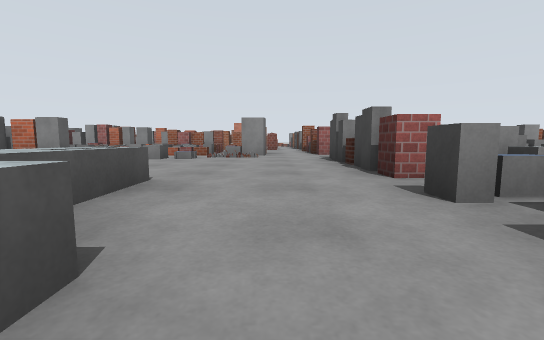
[1] (above)

20 first-person views from a walk through a robot-simulator world made for Gazebo. The camera is 0.72 m above the floor, tilts 6° down and sees 90° across. The floor is counted in squares, 2 m on a side. Each view is taken from the middle of a square. On the plan, view 1 faces up. The plan holds only what a view shows up to about 9 squares ahead; the rest is blank. The place goes on beyond the plan. Surface patterns are stand-ins for the level's own textures.

[2]
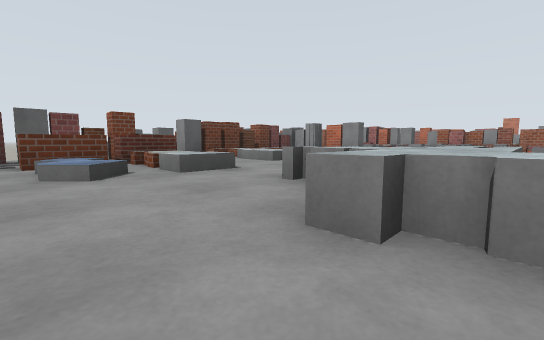

[3]
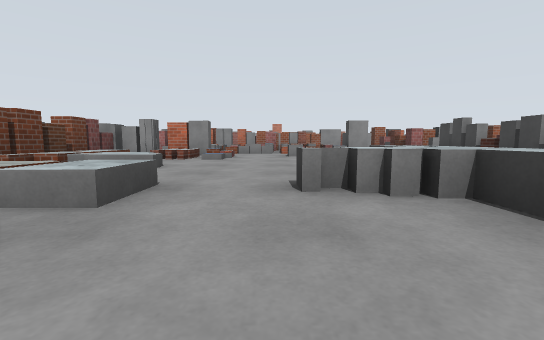

[4]
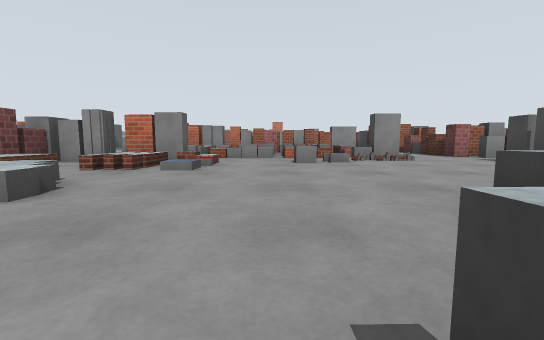

[5]
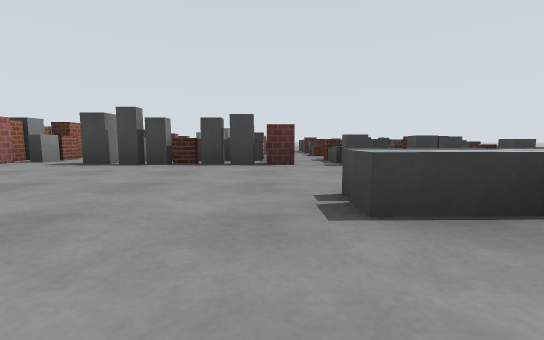

[6]
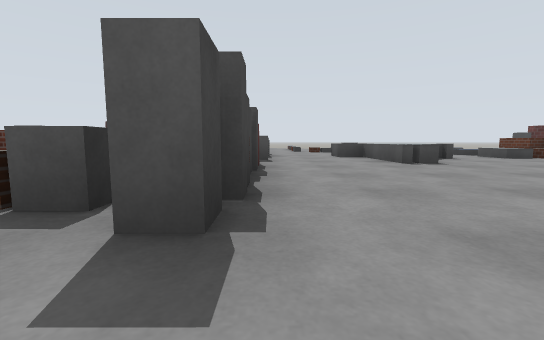

[7]
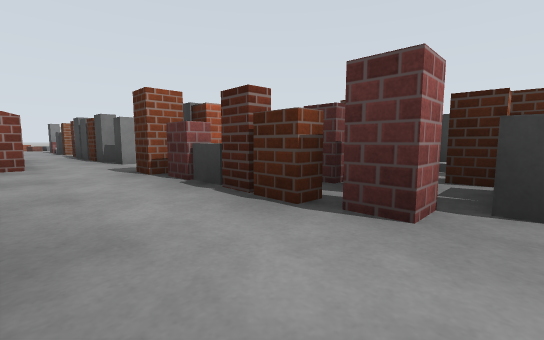

[8]
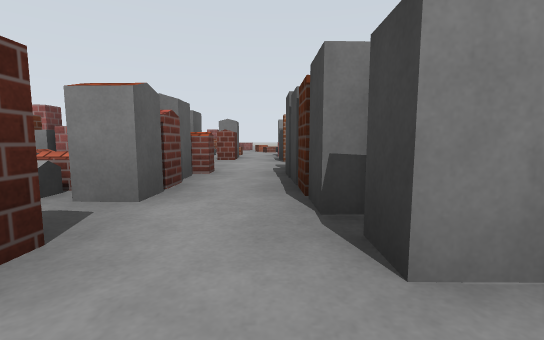

[9]
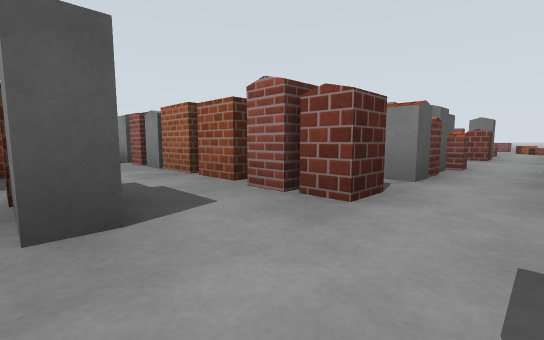

[10]
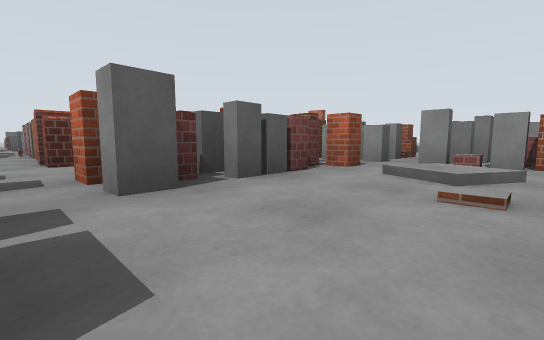

[11]
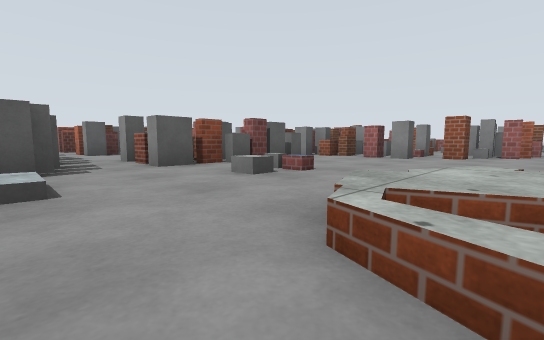

[12]
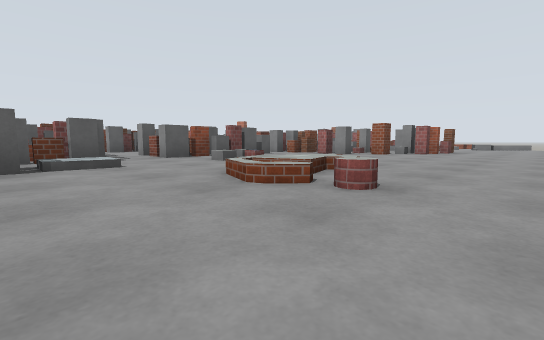

[13]
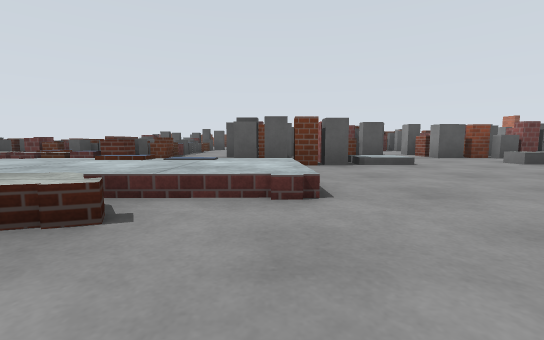

[14]
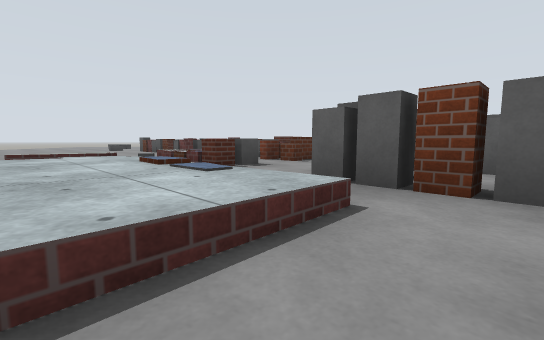

[15]
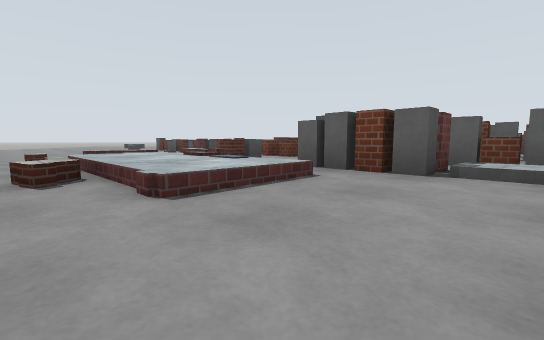

[16]
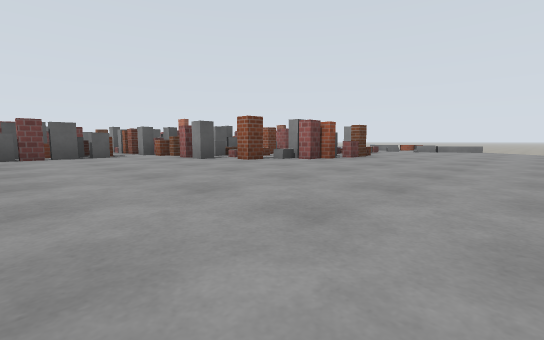

[17]
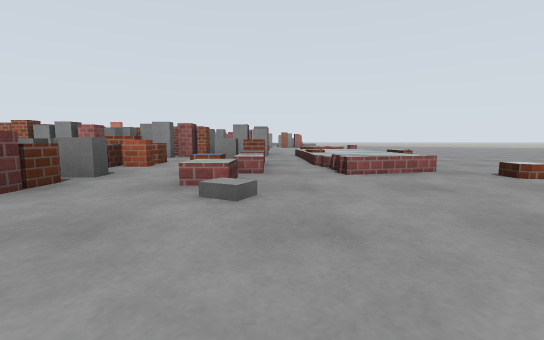

[18]
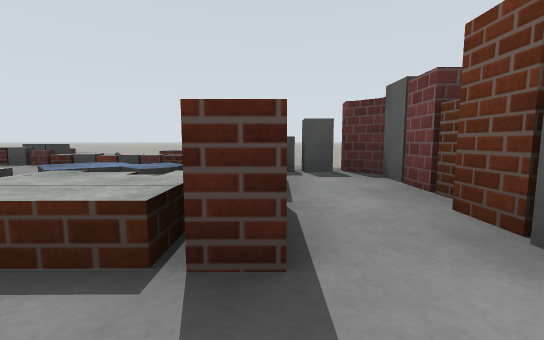

[19]
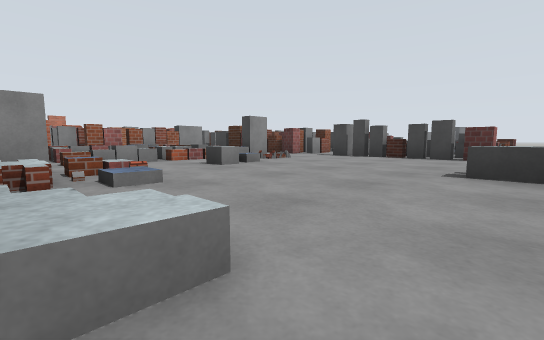

[20]
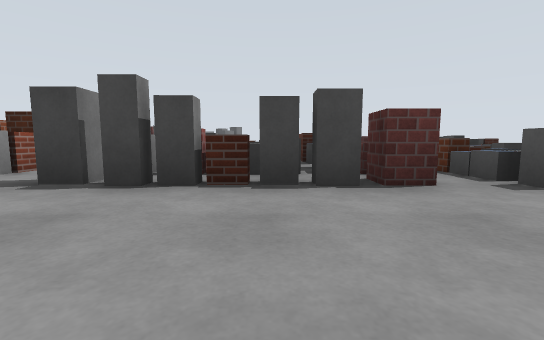

### Floor plan
Key: @ floor where view 1 was taken; # wall or solid block; x gap in a wall; . floor; / step, stairs or slope; = window, fence, low wall or low ledge.
Columns run from 9 left of view 1 to 16 right of it. Each row starts with its distance up from view 1.
 19                    ##...
 18                   ##....
 17          ####    ###....
 16       #  ..########.....
 15       #  ..##...x.......
 14          #.#.//##.......
 13         =#.##..##==.....
 12   ########.##..##=.==..
 11   # ##.............===.
 10   # ###.##.######=.....
  9   ###=##=#.########.......
  8   #======#.########==.....
  7 ### ====#..=#######===...
  6   ###..==.## ========...
  5   #===....#==========..
  4   #==.....#==========.
  3 ###==.....##=====.....
  2 ###....=..=======.....
  1  ##=x=.==..======.....
  0   #===..=@=======. ...
 -1 ..##......=== ===   ..
 -2   ..======
 -3   .. = =
 -4   .
 -5  ..      x
 -6  ..      =

Positions as (right, up) in squares from view 1, and headings:
1: (0, 0), facing up
2: (-1, -1), facing up-left
3: (-3, -1), facing up
4: (-3, 1), facing up
5: (-3, 3), facing right
6: (1, 7), facing down
7: (0, 7), facing up-right
8: (1, 11), facing up
9: (1, 10), facing up-left
10: (5, 11), facing up-left
11: (11, 10), facing up-left
12: (13, 9), facing up-left
13: (13, 8), facing left
14: (11, 9), facing down-left
15: (12, 10), facing down-left
16: (14, 13), facing up-left
17: (9, 1), facing up
18: (-6, 2), facing down
19: (-5, 2), facing up-right
20: (-1, 4), facing right
